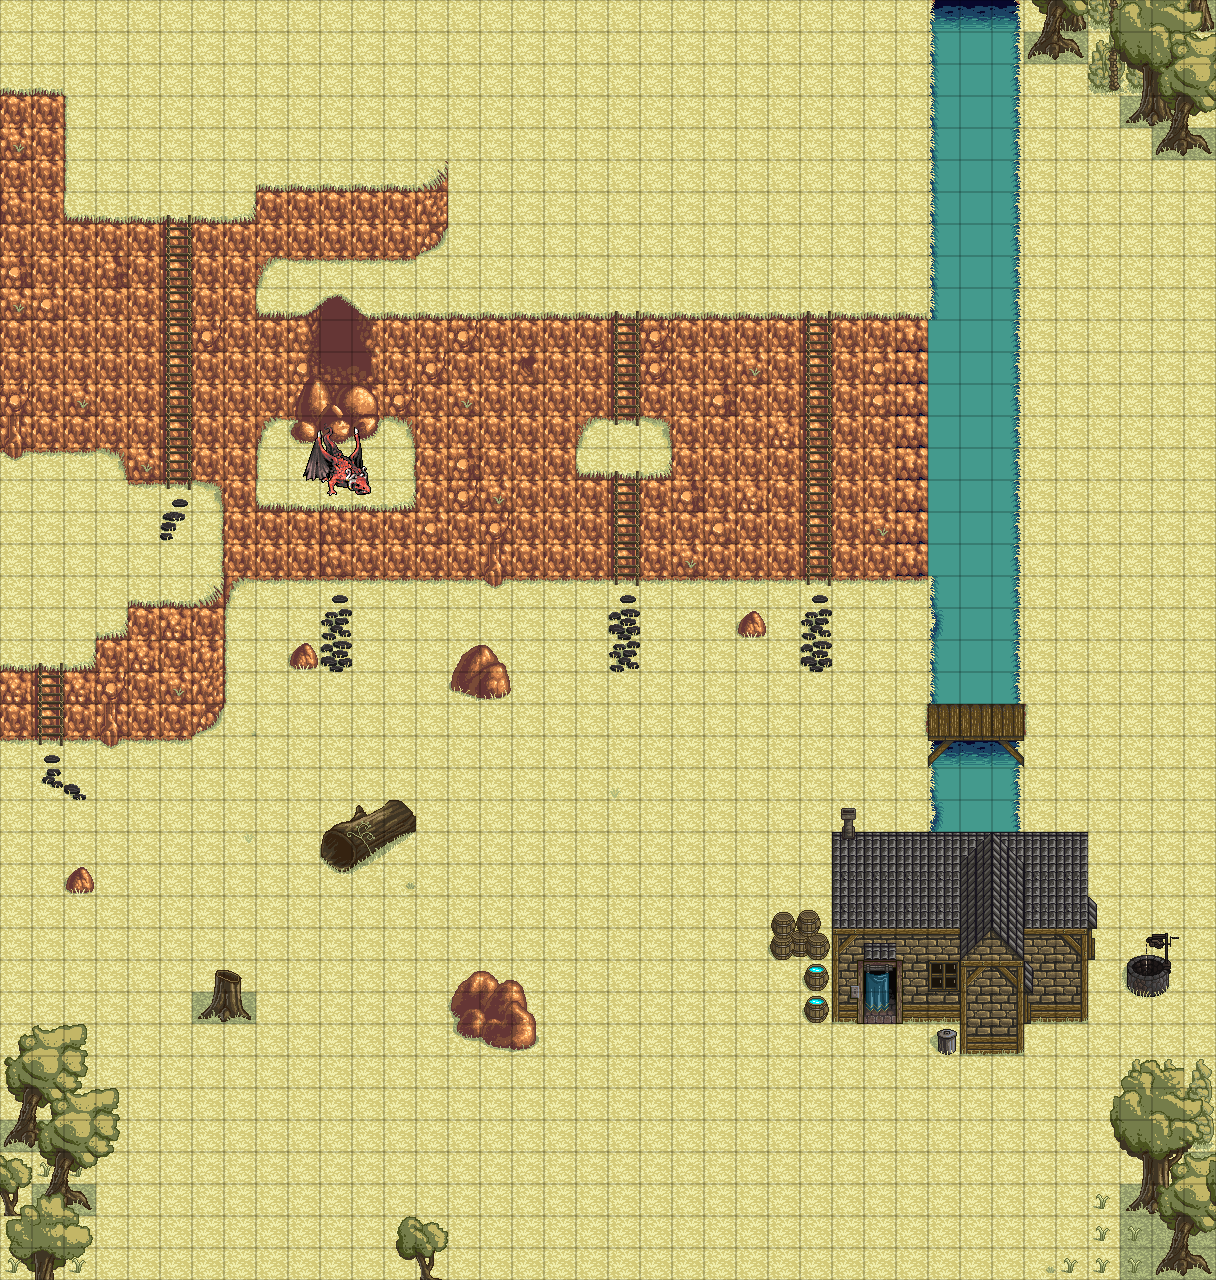

The image is a tile-based game level rendered from a .tmx file. Its description and source (layers, tilesets, objects; grid data summarised) follow:
An orthogonal 38x40 tile map with 32x32 px tiles, 12 tile layers (layer1, layer2, layer3, layer4, ...), 1 hidden layer not drawn, 6 tilesets.

<map version="1.0" orientation="orthogonal" renderorder="right-down" width="38" height="40" tilewidth="32" tileheight="32">
 <tileset firstgid="1" name="hyptosis_tile-art-batch-1" tilewidth="32" tileheight="32">
  <image source="hyptosis_tile-art-batch-1.png" trans="ff00ff" width="960" height="960" />
 </tileset>
 <tileset firstgid="901" name="hyptosis_til-art-batch-2" tilewidth="32" tileheight="32">
  <image source="hyptosis_til-art-batch-2.png" trans="ff00ff" width="960" height="960" />
 </tileset>
 <tileset firstgid="1801" name="hyptosis_tile-art-batch-3" tilewidth="32" tileheight="32">
  <image source="hyptosis_tile-art-batch-3.png" trans="ff00ff" width="960" height="960" />
 </tileset>
 <tileset firstgid="2701" name="meta_tiles" tilewidth="32" tileheight="32">
  <image source="meta_tiles.png" trans="ff00ff" width="67" height="34" />
  <tile id="0">
   <properties>
    <property name="Collision" value="true" />
   </properties>
  </tile>
 </tileset>
 <tileset firstgid="2703" name="box" tilewidth="32" tileheight="32">
  <image source="box.png" trans="ff00ff" width="32" height="32" />
 </tileset>
 <tileset firstgid="2704" name="pisilohepunane3" tilewidth="32" tileheight="32">
  <image source="pisilohepunane3.png" trans="ff00ff" width="100" height="100" />
 </tileset>
 <layer name="block" width="38" height="40" visible="0">
  <data>[1520 cells, 460 non-empty, 1 distinct tile ids]</data>
 </layer>
 <layer name="layer1" width="38" height="40">
  <data>[1520 cells, 1 non-empty, 1 distinct tile ids]</data>
 </layer>
 <layer name="layer2" width="38" height="40">
  <data>[1520 cells, 1520 non-empty, 58 distinct tile ids]</data>
 </layer>
 <layer name="layer3" width="38" height="40">
  <data>[1520 cells, 21 non-empty, 17 distinct tile ids]</data>
 </layer>
 <layer name="layer4" width="38" height="40">
  <data>[1520 cells, 55 non-empty, 25 distinct tile ids]</data>
 </layer>
 <layer name="layer5" width="38" height="40">
  <data>[1520 cells, 3 non-empty, 3 distinct tile ids]</data>
 </layer>
 <layer name="layer6" width="38" height="40">
  <data>[1520 cells, 9 non-empty, 8 distinct tile ids]</data>
 </layer>
 <layer name="layer7" width="38" height="40">
  <data>[1520 cells, 65 non-empty, 42 distinct tile ids]</data>
 </layer>
 <layer name="layer8" width="38" height="40">
  <data>[1520 cells, 75 non-empty, 57 distinct tile ids]</data>
 </layer>
 <layer name="layer9" width="38" height="40">
  <data>[1520 cells, 11 non-empty, 11 distinct tile ids]</data>
 </layer>
 <layer name="layer10" width="38" height="40">
  <data>[1520 cells, 22 non-empty, 22 distinct tile ids]</data>
 </layer>
 <layer name="layer11" width="38" height="40">
  <data>[1520 cells, 24 non-empty, 19 distinct tile ids]</data>
 </layer>
 <layer name="grid" width="38" height="40">
  <data>[1520 cells, 1520 non-empty, 1 distinct tile ids]</data>
 </layer>
</map>
